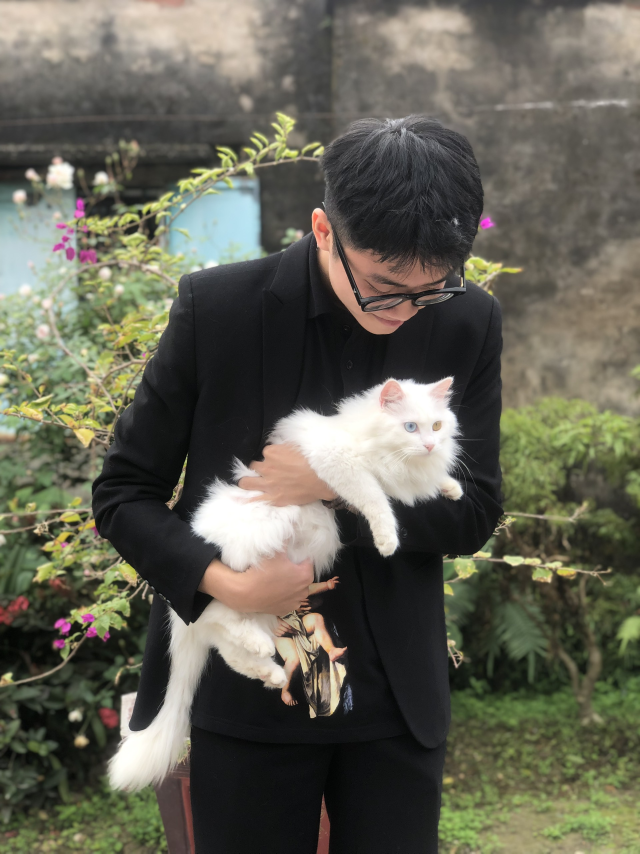
#> input picture images/original2.jpeg, 1920 x 2560 px (shown at 1/3 size)
$ python -i help.py   (imports and definitions only)
#> lines starting #> are read from the running program, lines starting #| are printed output that depends on the picture; after the words box and inside, x2 and y2 are one past the last pixel; in counts of white or black regions, pixels touching at a corner belong together
#> further down, picture is the input picture: shape (2560, 1920, 3); mean B, G, R 85.2, 98.4, 99.6
import cv2
import numpy
from rembg import remove


# [128 lines left out: functions reflection, grayscale, sepia, deep_pencil_sketch, paler_pencil_sketch, paler_blur and 5 more, not called in this run]


def edges(image):

    # Convert the image to grayscale
    gray_image = cv2.cvtColor(image, cv2.COLOR_BGR2GRAY)
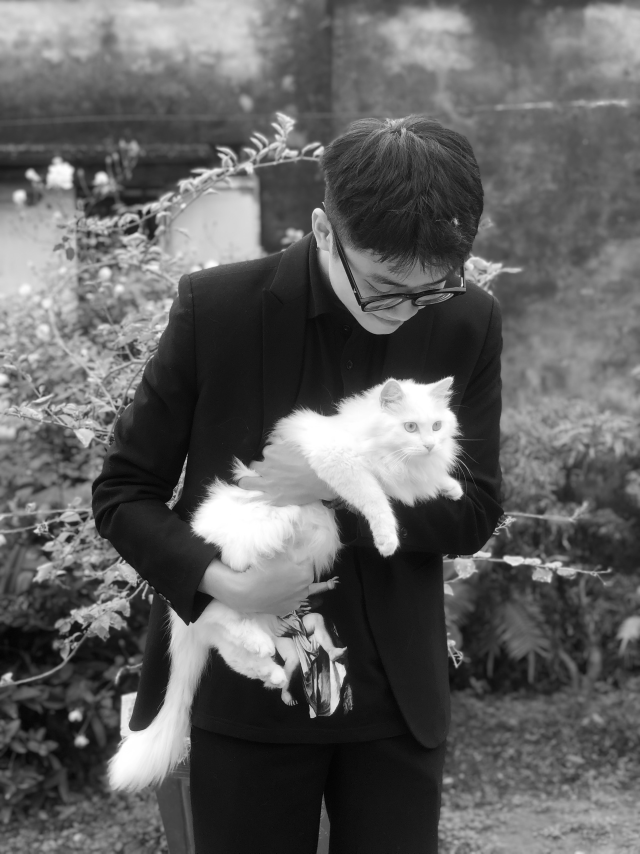
#> gray_image: shape (2560, 1920) (shown at 1/3 size); min 0, max 255, mean 97.3

    # Apply GaussianBlur to reduce noise and improve edge detection
    blurred_image = cv2.GaussianBlur(gray_image, (5, 5), 0)

    # Apply Canny edge detection
    edges_image = cv2.Canny(blurred_image, 50, 150)
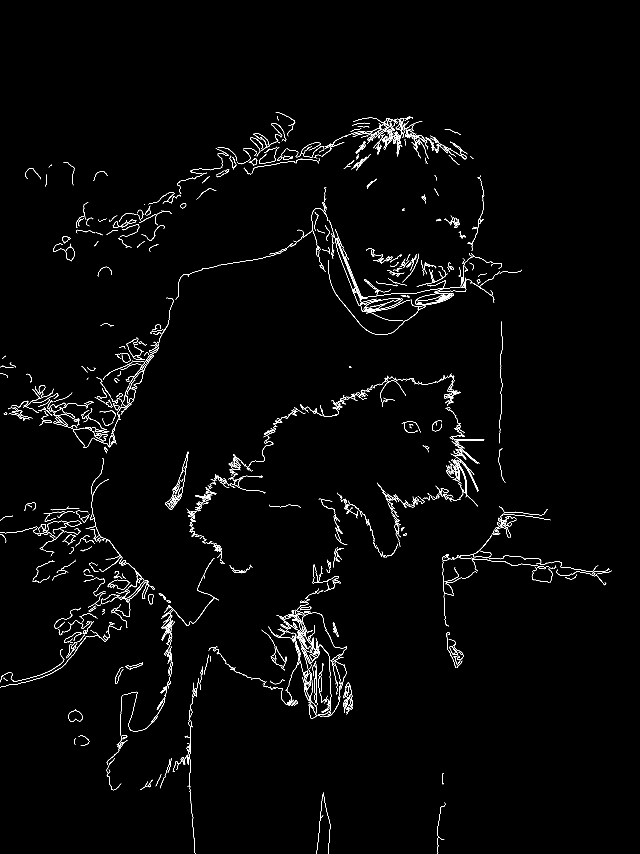
#> edges_image: shape (2560, 1920) (shown at 1/3 size); 1.3% white in thin lines or dots, all inside (x1, y1, x2, y2) = (0, 337, 1836, 2560)

    # Convert edges image to BGR color space
    edges_image_bgr = cv2.cvtColor(edges_image, cv2.COLOR_GRAY2BGR)

    # Combine the edges with the original image
    edges_effect_image = cv2.addWeighted(image, 0.7, edges_image_bgr, 0.3, 0)
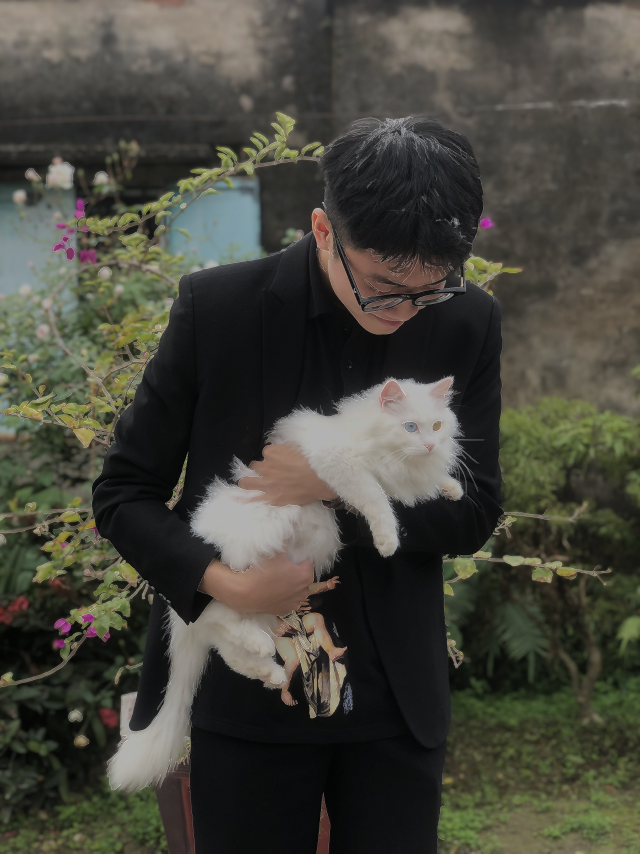
#> edges_effect_image: shape (2560, 1920, 3) (shown at 1/3 size); mean B, G, R 60.6, 69.9, 70.7
    return edges_effect_image


# [4 lines left out: function bland, not called in this run]

>>> import cv2
>>> picture = cv2.imread('images/original2.jpeg')
>>> result = edges(picture)

$ run again, on images/bland.png
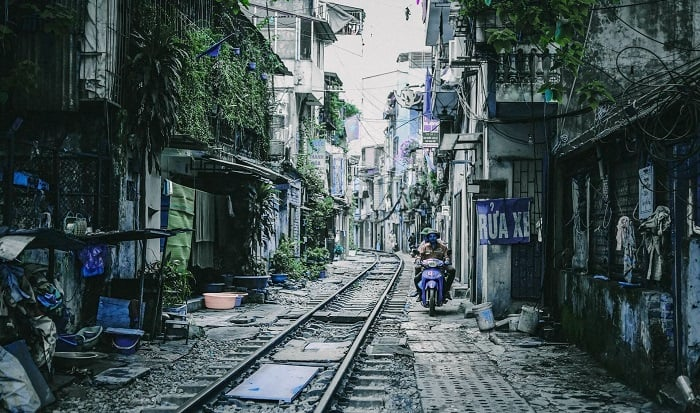
#> input picture images/bland.png, 700 x 413 px
#> picture is the input picture: shape (413, 700, 3); mean B, G, R 83.9, 83, 68.9
#> in edges, `edges_image = cv2.Canny(blurred_image, 50, 150)`:
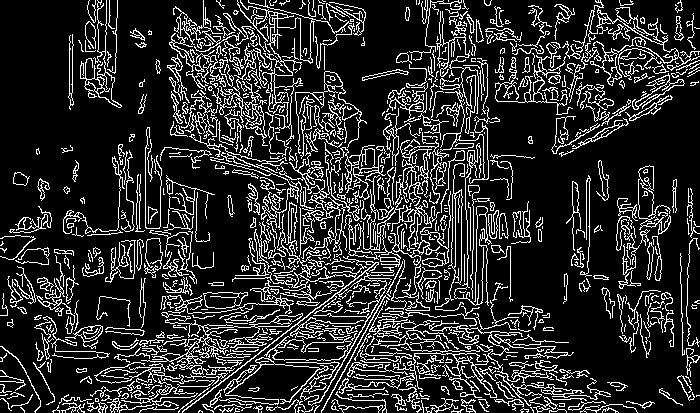
#> edges_image: shape (413, 700); 17.5% white in thin lines or dots
#> edges_image_bgr: shape (413, 700, 3); 17.5% white in thin lines or dots
#> in edges, `edges_effect_image = cv2.addWeighted(image, 0.7, edges_image_bgr, 0.3,..`:
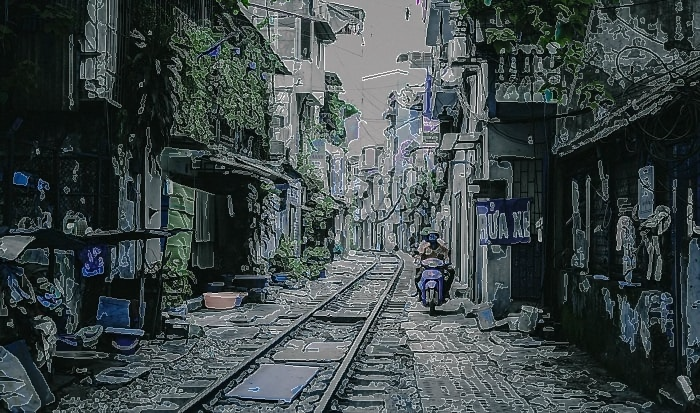
#> edges_effect_image: shape (413, 700, 3); mean B, G, R 72.1, 71.5, 61.6
